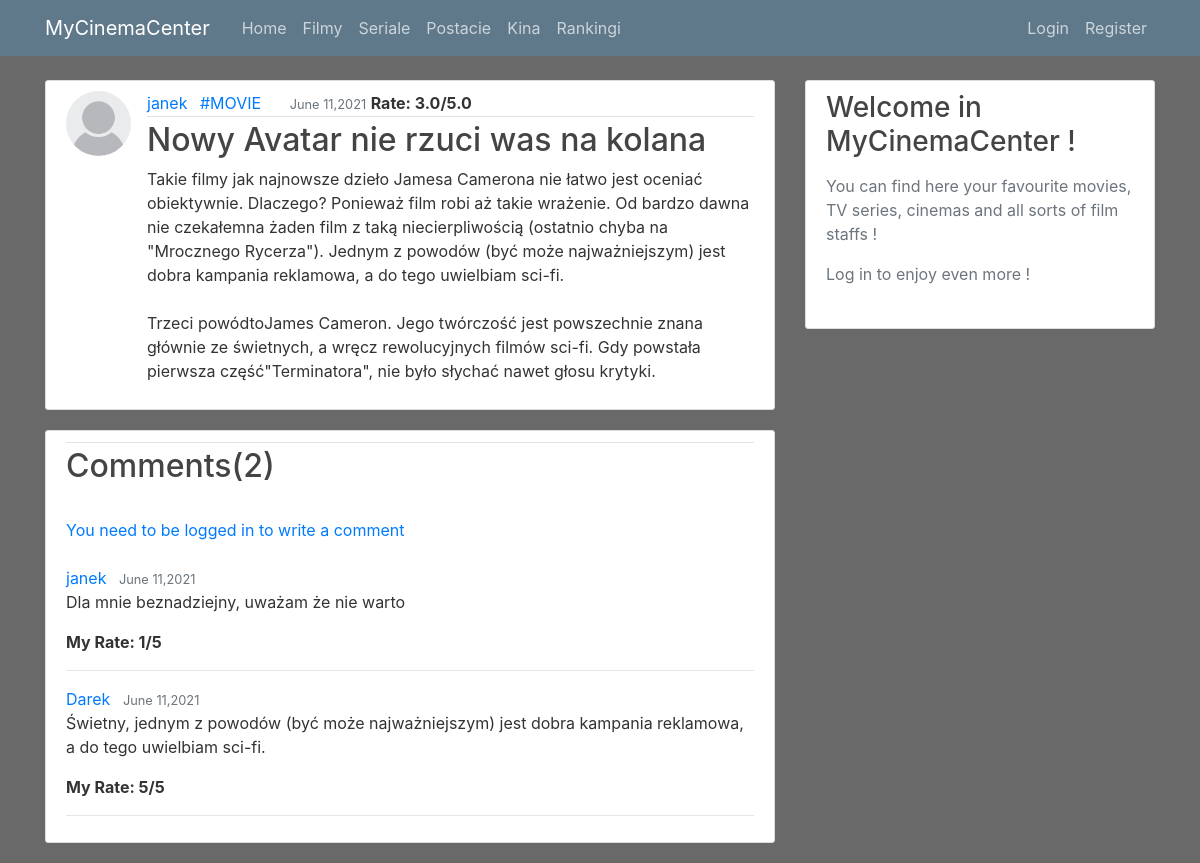
Screenshot of /news/4/ with the database file from the repository.
### mycinema/models.py (models this page shows, shortened)
class CommonInfo(models.Model):
    class Meta:
        abstract = True
    short_description = models.CharField(max_length=100, default="")
    main_description = models.TextField(blank=True)
    total_rating = models.FloatField(default=0)
    is_accepted = models.BooleanField(default=False)
    author = models.ForeignKey(User, on_delete=models.RESTRICT, related_name='%(app_label)s_%(class)sauthor')
    moderator = models.CharField(max_length=50, default="-")
    opinion_counter = models.IntegerField(default=0)
    subscribed_by = models.ManyToManyField(User, related_name='%(app_label)s_%(class)subscriptions')
    def get_total_rate(self):
        total_rating = 0
        iterator = 0
        for op in self.opinions.all():
            total_rating = total_rating + op.rating
            iterator = iterator + 1
        if iterator != 0:
            return total_rating / iterator
        else:
            return 0

class News(CommonInfo):
    title = models.CharField(max_length=100)
    category = models.CharField(max_length=50, null=True, choices=CATEGORY)
    date_posted = models.DateTimeField(default=timezone.now)

class Opinion(models.Model):
    class Meta:
        abstract = True
    authorek = models.ForeignKey(User, on_delete=models.CASCADE)
    opinion = models.TextField(blank=True)
    rating = models.IntegerField(choices=RATINGS)
    date_posted = models.DateTimeField(default=timezone.now)

class NewsOpinions(Opinion):
    opinion_subject = models.ForeignKey(News, related_name="opinions", on_delete=models.CASCADE)

### users/models.py (models this page shows, shortened)
class Profile(models.Model):
    user = models.OneToOneField(User, on_delete=models.CASCADE)
    image = models.ImageField(default='default.jpg', upload_to='profile_pics')

### mycinema/views.py (the view, shortened to what this page needs)
# urls.py: path('news/<int:pk>/', PostDetailView.as_view(), name='news-detail'),
class PostDetailView(DetailView):
    model = News

### mycinema/templates/mycinema/news_detail.html (shortened to what this page needs)
{% extends "mycinema/base.html" %}
{% block content %}
    <article class="media content-section">
        <img class="rounded-circle article-img" src="{{ object.author.profile.image.url }}">
        <div class="media-body">
            <div class="article-metadata">
                <a class="mr-2" href="#">{{ object.author }}</a>
                <a class="mr-4" href="#">#{{ object.category }}</a>
                <small class="text-muted">{{ object.date_posted|date:"F d,Y" }}</small>
                <strong>Rate: {{ object.get_total_rate }}/5.0</strong>
            </div>
            <h2 class="article-title">{{ object.title }}</h2>
            <p class="article-content">{{ object.main_description }}</p>
        </div>
    </article>
    {% include "mycinema/display_opinions.html" with OBJ=news URL="opinion-create" %}
{% endblock content %}

### mycinema/templates/mycinema/display_opinions.html (shortened to what this page needs)
<article class="media content-section">
    <div class="media-body">
        <div class="article-metadata">
        </div>
        <h2> Comments({{ OBJ.opinions.count }}) </h2>
        {% if user.is_authenticated %}
            <a href="{% url URL object.id %}"> Add comment</a>
        {% else %}
            <a href="#"> You need to be logged in to write a comment </a>
        {% endif %}
        {% if not OBJ.opinions.all %}
            No comments yet...
        {% else %}
            {% for comment in OBJ.opinions.all %}
                <a class="mr-2" href="#">{{ comment.authorek }}</a>
                <small class="text-muted">{{ comment.date_posted|date:"F d,Y" }}</small>
                <p>{{ comment.opinion }}</p>
                <strong><p>My Rate: {{ comment.rating }}/5</p></strong>
                <hr bgcolor="black">
            {% endfor %}
        {% endif %}
    </div>
</article>

### mycinema/static/mycinema/main.css (style rules this page uses)
body { background: #696969; color: #333333; margin-top: 5rem; }
h1, h2, h3, h4, h5, h6 { color: #444444; }
.content-section { background: #ffffff; padding: 10px 20px; border: 1px solid #dddddd; border-radius: 3px; margin-bottom: 20px; }
.article-title { color: #444444; }
.article-content { white-space: pre-line; }
.article-img { height: 65px; width: 65px; margin-right: 16px; }
.article-metadata { padding-bottom: 1px; margin-bottom: 4px; border-bottom: 1px solid #e3e3e3 }

### rows the page displays
News: author.profile.image (placeholder picture), author "janek", category "MOVIE", date_posted "June 11,2021", get_total_rate "3.0", title "Nowy Avatar nie rzuci was na kolana", main_description "Takie filmy jak najnowsze dzieło Jamesa Camerona nie łatwo jest oceniać obiektywnie. Dlaczego? Ponieważ film robi aż takie wrażenie. Od bardzo dawna nie czekałemna żaden film z taką niecierpliwością (ostatnio chyba na \"Mrocznego Rycerza\"). Jednym z powodów (być może najważniejszym) jest dobra kampania reklamowa, a do tego uwielbiam sci-fi. Trzeci powódtoJames Cameron. Jego twórczość jest powszechnie znana głównie ze świetnych, a wręcz rewolucyjnych filmów sci-fi. Gdy powstała pierwsza część\"Terminatora\", nie było słychać nawet głosu krytyki.", opinions.count "2"
NewsOpinions: authorek "janek", date_posted "June 11,2021", opinion "Dla mnie beznadziejny, uważam że nie warto", rating "1"
NewsOpinions: authorek "Darek", date_posted "June 11,2021", opinion "Świetny, jednym z powodów (być może najważniejszym) jest dobra kampania reklamowa, a do tego uwielbiam sci-fi.", rating "5"
